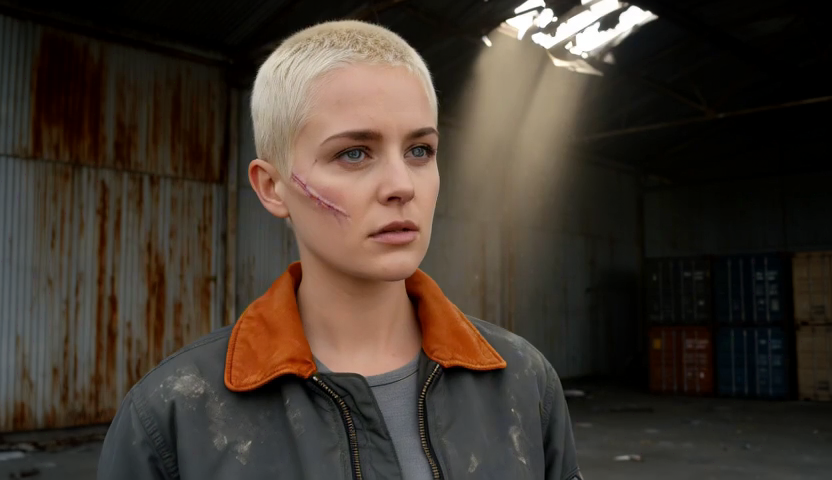
#> input picture pipeline/vlm-probe/clips/chain/01-turn_a-first.png, 832 x 480 px
$ python -i ingest.py   (imports and definitions only)
#> lines starting #> are read from the running program, lines starting #| are printed output that depends on the picture
"""Turn a video into a set of frames worth annotating.

    python ingest.py "https://youtube.com/watch?v=..." --compare
    python ingest.py media/clip.mp4 --strategy scene --threshold 0.30
    python ingest.py media/clip.mp4 --strategy fixed --every 10

Two jobs, and the second is the one that matters.

**Sampling.** A frame every N seconds is cut-blind: it samples one locked-off
shot four times and misses the insert between. Scene-change detection samples
the *cuts* instead, which is what a cinematography corpus is actually made of —
one frame per shot, because a shot is the unit a director composes.

**Keeping.** Extraction is cheap and annotation is not. Every frame kept costs
GPU seconds and, worse, a wrong frame costs corpus quality: a dissolve is two
shots averaged into a composition that was never on screen, and a near-black
fade has no cinematography in it at all. The gates below throw those out before
a model ever sees them.

`--compare` answers the frequency question empirically rather than by taste. It
runs every strategy over the same video and reports what each one costs and
what each one misses, using the scene cuts as the reference set of real shots.
"""

import argparse
import json
import re
import shutil
import subprocess
import sys
from collections import Counter
from pathlib import Path

sys.path.insert(0, str(Path(__file__).parent))
import frame_manifest  # noqa: E402

import numpy as np
from PIL import Image

HERE = Path(__file__).parent
MEDIA_DIR = HERE / "media"
FRAMES_DIR = HERE / "frames"

# --- gates ---------------------------------------------------------------
# Thresholds are deliberately permissive. Stylised animation is legitimately
# flat, dark and soft in ways live action is not, and a tight gate would throw
# away exactly the frames worth studying. These reject the indefensible only.

BLANK_STD = 12.0        # near-uniform frame: fades, blackouts, flash transitions
EDGE_MIN = 1.6          # almost no edge energy: dissolves, heavy motion smear
DUP_HAMMING = 6         # dHash distance under which two frames are the same shot


def run(cmd, **kw):
    return subprocess.run(cmd, capture_output=True, text=True,
                          encoding="utf-8", errors="replace", **kw)


# [59 lines left out: functions download, probe_duration, extract, not called in this run]


# --- frame quality -------------------------------------------------------

def dhash(img, size=8):
    g = np.asarray(img.convert("L").resize((size + 1, size)), dtype=np.int16)
    bits = (g[:, 1:] > g[:, :-1]).flatten()
    return int("".join("1" if b else "0" for b in bits), 2)


def hamming(a, b):
    return bin(a ^ b).count("1")


def measure(path):
#> called with path = 'clips/chain/01-turn_a-first.png'
    img = Image.open(path)
#> img is the input picture: PIL image 832x480 RGB; mean R, G, B 66.2, 55.8, 46.5
    small = img.convert("L").resize((160, 90))
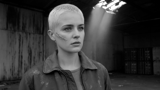
#> small: PIL image 160x90 L; min 0, max 255, mean 57.8
    a = np.asarray(small, dtype=np.float32)
    gx = np.abs(np.diff(a, axis=1)).mean()
#> gx = 6.89
    gy = np.abs(np.diff(a, axis=0)).mean()
#> gy = 5.91
    return {"std": float(a.std()), "edge": float((gx + gy) / 2), "hash": dhash(img)}


# [126 lines left out: functions keep_or_throw, shots_covered, _corpus_id, main, not called in this run]


# [2 lines not run here, left out]

>>> result = measure('clips/chain/01-turn_a-first.png')
#> result = {'std': 51.26, 'edge': 6.4, 'hash': 7811608315760316880}

$ run again, on pipeline/vlm-probe/clips/chain/01-turn_c-last.png
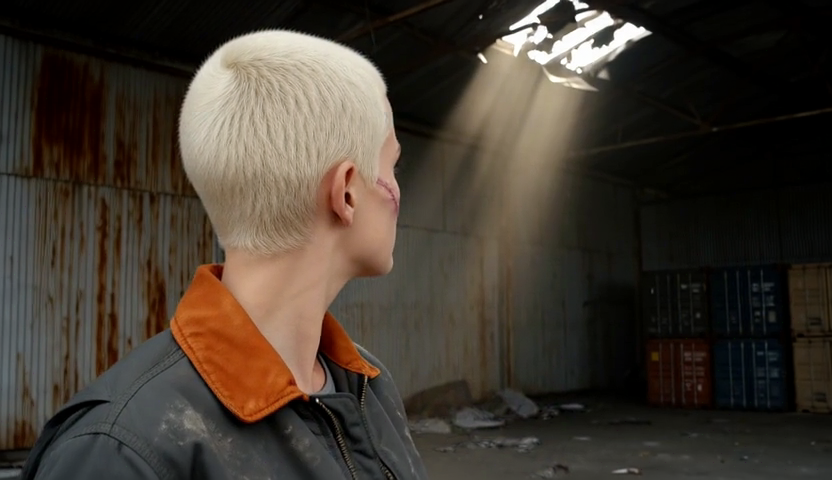
#> input picture pipeline/vlm-probe/clips/chain/01-turn_c-last.png, 832 x 480 px
#> in measure, img is the input picture: PIL image 832x480 RGB; mean R, G, B 66.7, 57.9, 48.3
#> in measure, `small = img.convert("L").resize((160, 90))`:
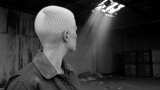
#> small: PIL image 160x90 L; min 0, max 255, mean 59.5
#> gx = 6.76
#> gy = 6.09
#> result = {'std': 54.71, 'edge': 6.42, 'hash': 7847777851339293072}
